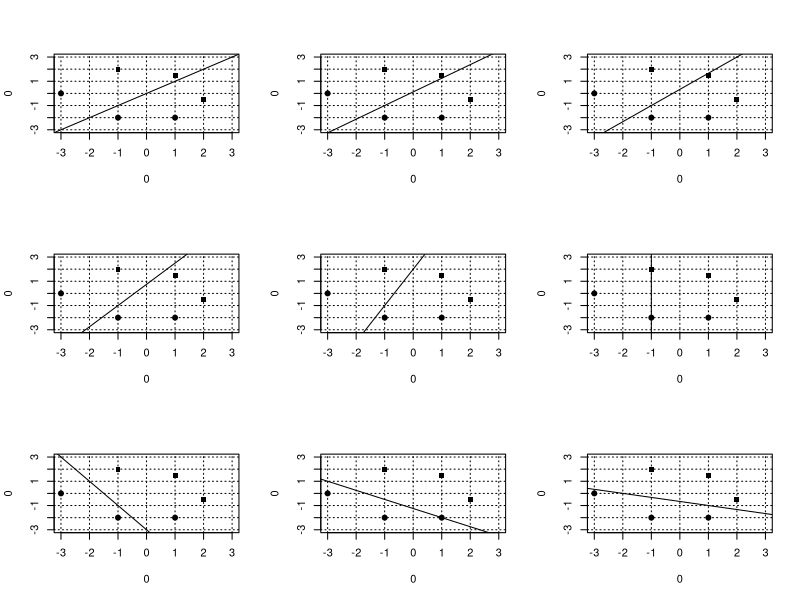

R code for this plot:
# functions
base = function(){
  plot(0,0, xlim=c(-3,3), ylim=c(-3,3), type="n")
  grid(col = "black")
  sapply(p[1:3], function(i) points(x=i[1], y=i[2], pch=15))
  sapply(p[4:6], function(i) points(x=i[1], y=i[2], pch=19))
}
toABline = function(w){
  abline(a = -w[3]/w[2], b = -w[1]/w[2])
}
whichWrong = function(w){
  z = sapply(p, function(i) {w[1]*i[1] + w[2]*i[2] + w[3]})
  g = sapply(1:length(z), function(i) {ifelse(i<=3, z[i]>=0, z[i]<0)})
  ww = which(g==FALSE)
  if(length(ww)==0)
    return(NULL)
  return(ww[1])
}
newLine = function(w, learning_rate){
  ww = whichWrong(w)
  if(is.null(ww))
    return(NULL)
  correct_label = ifelse(ww<=3, 1, -1)
  return(w + learning_rate*correct_label*c(p[[ww]], 1))
}


# settings
learning_rate = 0.1
p = list(c(-1,2), c(1,1.5), c(2,-0.5),
         c(1,-2), c(-1,-2), c(-3,0))

# run
par(mfrow=c(3,3))
base()
w = c(1,-1,0)
toABline(w)
while(TRUE){
  w = newLine(w, learning_rate)
  if(is.null(w)){
    print("every point is on the correct side")
    break;
  }
  base()
  toABline(w)
}




